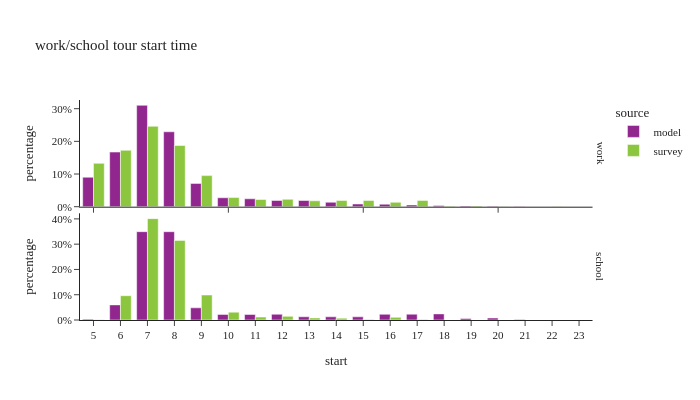

Here is the notebook cell this chart was saved with:
### Code cell
df_plot = ws_tour_data.groupby(['source','tour_type','start'],observed=True)[['tour_weight']].sum().reset_index()
df_plot['percentage'] = df_plot.groupby(['tour_type','source'], group_keys=False)['tour_weight']. \
    apply(lambda x: x / float(x.sum()))

fig = px.bar(df_plot, x="start", y="percentage", color="source",barmode="group",
             facet_row='tour_type',
             title="work/school tour start time")
fig.for_each_annotation(lambda a: a.update(text = a.text.split("=")[-1]))
fig.update_layout(height=400, width=700, yaxis1=dict(tickformat=".0%"), yaxis2=dict(tickformat=".0%", matches=None), xaxis=dict(dtick="1"))
fig.show()

### Figure 1 — Plotly figure (JSON) as saved in the notebook; plotly's stock layout.template omitted (floating-point values rounded to 4 significant figures)
{"data": [{"alignmentgroup": "True", "hovertemplate": "source=model<br>tour_type=work<br>start=%{x}<br>percentage=%{y}<extra></extra>", "legendgroup": "model", "marker": {"color": "#91268F", "pattern": {"shape": ""}}, "name": "model", "offsetgroup": "model", "orientation": "v", "showlegend": true, "textposition": "auto", "type": "bar", "x": [5.0, 6.0, 7.0, 8.0, 9.0, 10.0, 11.0, 12.0, 13.0, 14.0, 15.0, 16.0, 17.0, 18.0, 19.0, 20.0, 21.0, 22.0, 23.0], "xaxis": "x2", "y": [0.09018, 0.1672, 0.3102, 0.2293, 0.07126, 0.02729, 0.02419, 0.01903, 0.01894, 0.01363, 0.008236, 0.007545, 0.00523, 0.003683, 0.002306, 0.001345, 0.0003838, 4.806e-05, 3.604e-05], "yaxis": "y2"}, {"alignmentgroup": "True", "hovertemplate": "source=model<br>tour_type=school<br>start=%{x}<br>percentage=%{y}<extra></extra>", "legendgroup": "model", "marker": {"color": "#91268F", "pattern": {"shape": ""}}, "name": "model", "offsetgroup": "model", "orientation": "v", "showlegend": false, "textposition": "auto", "type": "bar", "x": [5.0, 6.0, 7.0, 8.0, 9.0, 10.0, 11.0, 12.0, 13.0, 14.0, 15.0, 16.0, 17.0, 18.0, 19.0, 20.0, 21.0, 22.0, 23.0], "xaxis": "x", "y": [0.003362, 0.05982, 0.3494, 0.3493, 0.04812, 0.02212, 0.02184, 0.02261, 0.01263, 0.01257, 0.01255, 0.02257, 0.02295, 0.02419, 0.00589, 0.007816, 0.001973, 8.075e-05, 0.0002132], "yaxis": "y"}, {"alignmentgroup": "True", "hovertemplate": "source=survey<br>tour_type=work<br>start=%{x}<br>percentage=%{y}<extra></extra>", "legendgroup": "survey", "marker": {"color": "#8CC63E", "pattern": {"shape": ""}}, "name": "survey", "offsetgroup": "survey", "orientation": "v", "showlegend": true, "textposition": "auto", "type": "bar", "x": [5.0, 6.0, 7.0, 8.0, 9.0, 10.0, 11.0, 12.0, 13.0, 14.0, 15.0, 16.0, 17.0, 18.0, 19.0, 20.0, 21.0, 22.0, 23.0], "xaxis": "x2", "y": [0.1327, 0.1726, 0.246, 0.1872, 0.09515, 0.02795, 0.02208, 0.02258, 0.01809, 0.019, 0.01907, 0.01362, 0.0191, 0.001247, 0.002455, 0.0005649, 8.188e-05, 0.0002787, 0.0001693], "yaxis": "y2"}, {"alignmentgroup": "True", "hovertemplate": "source=survey<br>tour_type=school<br>start=%{x}<br>percentage=%{y}<extra></extra>", "legendgroup": "survey", "marker": {"color": "#8CC63E", "pattern": {"shape": ""}}, "name": "survey", "offsetgroup": "survey", "orientation": "v", "showlegend": false, "textposition": "auto", "type": "bar", "x": [5.0, 6.0, 7.0, 8.0, 9.0, 10.0, 11.0, 12.0, 13.0, 14.0, 15.0, 16.0, 17.0], "xaxis": "x", "y": [0.001046, 0.09621, 0.401, 0.315, 0.09879, 0.03103, 0.01161, 0.01447, 0.008258, 0.007306, 0.002414, 0.01055, 0.002344], "yaxis": "y"}], "layout": {"annotations": [{"font": {}, "showarrow": false, "text": "school", "textangle": 90, "x": 0.98, "xanchor": "left", "xref": "paper", "y": 0.2425, "yanchor": "middle", "yref": "paper"}, {"font": {}, "showarrow": false, "text": "work", "textangle": 90, "x": 0.98, "xanchor": "left", "xref": "paper", "y": 0.7575, "yanchor": "middle", "yref": "paper"}], "barmode": "group", "height": 400, "legend": {"title": {"text": "source"}, "tracegroupgap": 0}, "title": {"text": "work/school tour start time"}, "width": 700, "xaxis": {"anchor": "y", "domain": [0.0, 0.98], "dtick": "1", "title": {"text": "start"}}, "xaxis2": {"anchor": "y2", "domain": [0.0, 0.98], "matches": "x", "showticklabels": false}, "yaxis": {"anchor": "x", "domain": [0.0, 0.485], "tickformat": ".0%", "title": {"text": "percentage"}}, "yaxis2": {"anchor": "x2", "domain": [0.515, 1.0], "tickformat": ".0%", "title": {"text": "percentage"}}}}
